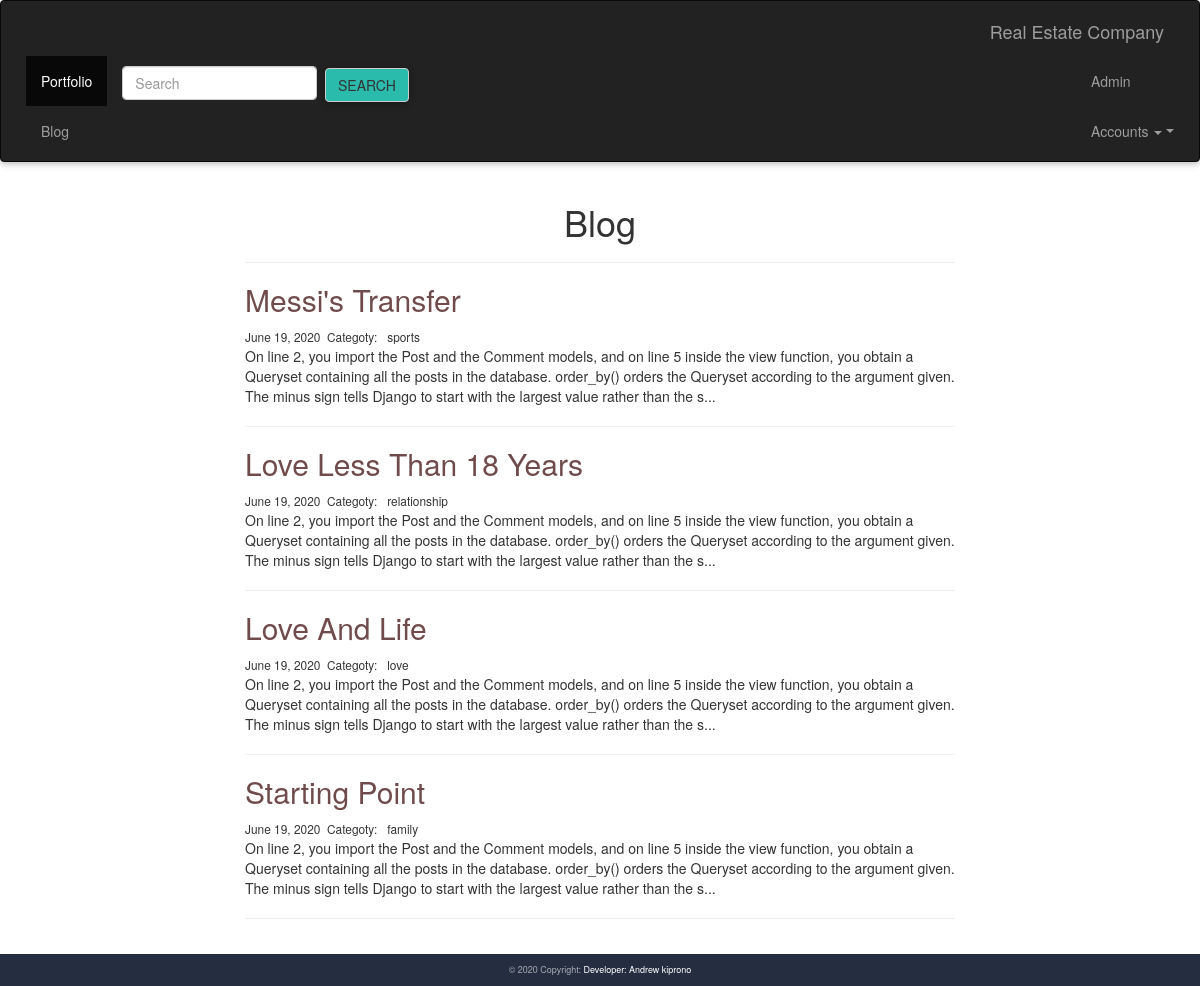
Page /blog/ (signed in) on the committed database.
### blog/models.py (models this page shows, shortened)
class Post(models.Model):
    title=models.CharField(max_length=200)
    body=models.TextField()
    created_on=models.DateTimeField(auto_now_add=True)
    last_modified=models.DateTimeField(auto_now_add=True)
    categories=models.ForeignKey("Category",related_name='posts',on_delete=models.CASCADE)

class Category(models.Model):
    name=models.CharField(max_length=50)
    def __str__(self):
        return self.name

### blog/views.py (the view)
# urls.py: path('',views.blog,name='blog'),
def blog(request):
    posts=Post.objects.all().order_by('-created_on')
    context={
        'posts':posts
    }
    return render(request,'blog.html',context)

### blog/templates/blog.html (shortened to what this page needs)
{% extends 'base.html' %}
{% block content %}
    <!DOCTYPE html>
    <html lang="">
        <head>
            <link href="https://maxcdn.bootstrapcdn.com/bootstrap/3.3.7/css/bootstrap.min.css" rel="stylesheet">
        </head>
        <body>
            <div class="col-md-8 offset-md-2">
                <h1 class="text-center">Blog</h1>
                <hr>
                {% for post in posts %}
                <h2  ><a href=" {% url 'detail' post.pk %} " style="color:rgb(112, 75, 75);" > {{post.title|title}} </a></h2>
                <small>
                    {{post.created_on.date}}&nbsp;
                    Categoty: &nbsp;
                    {{post.categories}}&nbsp;
                </small>
                <p> {{post.body|slice:":300"}}... </p>
                <hr>
                {% endfor %}
            </div>
        </body>
    </html>
{% endblock content %}

### personal/templates/base.html (shortened to what this page needs)
<!DOCTYPE html>
<html lang="">
{% load static %}
<head>
    <link href=" {% static 'css/bootstrap.min.css' %} " rel="stylesheet">
    <link href=" {% static 'css/bootstrap.css' %} " rel="stylesheet">
    <link href=" {% static 'css/mdb.css' %} " rel="stylesheet">
    <link href=" {% static 'css/mdb.lite.css' %} " rel="stylesheet">
    <link href=" {% static 'css/mdb.lite.min.css' %} " rel="stylesheet">
    <link href=" {% static 'css/mdb.min.css' %} " rel="stylesheet">
    <link href=" {% static 'css/style.css' %} " rel="stylesheet">
    <link href=" {% static 'css/style.min.css' %} " rel="stylesheet">
    <nav class="navbar navbar-inverse" role="navigation">
        <div class="navbar-header">
            <a class="navbar-brand" href="#">Real Estate Company</a>
        </div>
        <div class="collapse navbar-collapse navbar-ex1-collapse">
            <ul class="nav navbar-nav">
                <li class="active"><a href=" {% url 'home' %} ">Portfolio</a></li>
                <li><a href=" {% url 'blog' %} ">Blog</a></li>
            </ul>
            <form class="navbar-form navbar-left" role="search">
                <div class="form-group">
                    <input type="text" class="form-control" placeholder="Search">
                </div>
                <button type="submit" class="btn btn-default">search</button>
            </form>
            <ul class="nav navbar-nav navbar-right">
                <li><a href="#"> {{user.username}} </a></li>
                <li class="dropdown">
                    <a href="#" class="dropdown-toggle" data-toggle="dropdown">Accounts <b class="caret"></b></a>
                </li>
            </ul>
        </div>
    </nav>
</head>
<body>
    <div class="container">
        {% block content %}
        {% endblock content %}
    </div>
    <footer class="page-footer text-center font-small mdb-color darken-2 mt-4 wow fadeIn">
        <div class="footer-copyright py-3">
            © 2020 Copyright:
            <a href="https://mdbootstrap.com/education/bootstrap/" target="_blank">Developer: Andrew kiprono </a>
        </div>
    </footer>
</body>
</html>

### personal/static/css/style.css (style rules this page uses)
html, body, .view { height: 100%; }
.navbar { background-color: rgba(0, 0, 0, 0.2); }
.page-footer { background-color: #1C2331; }

### rows in the picture
Post: title "Messi's Transfer", created_on "June 19, 2020", categories "sports", body "On line 2, you import the Post and the Comment models, and on line 5 inside the view function, you obtain a Queryset containing all the posts in the database. order_by() orders the Queryset according to the argument given. The minus sign tells Django to start with the largest value rather than the s"
Post: title "Love Less Than 18 Years", created_on "June 19, 2020", categories "relationship", body "On line 2, you import the Post and the Comment models, and on line 5 inside the view function, you obtain a Queryset containing all the posts in the database. order_by() orders the Queryset according to the argument given. The minus sign tells Django to start with the largest value rather than the s"
Post: title "Love And Life", created_on "June 19, 2020", categories "love", body "On line 2, you import the Post and the Comment models, and on line 5 inside the view function, you obtain a Queryset containing all the posts in the database. order_by() orders the Queryset according to the argument given. The minus sign tells Django to start with the largest value rather than the s"
Post: title "Starting Point", created_on "June 19, 2020", categories "family", body "On line 2, you import the Post and the Comment models, and on line 5 inside the view function, you obtain a Queryset containing all the posts in the database. order_by() orders the Queryset according to the argument given. The minus sign tells Django to start with the largest value rather than the s"

### other values in the picture
{{ user.username }} "Admin"
